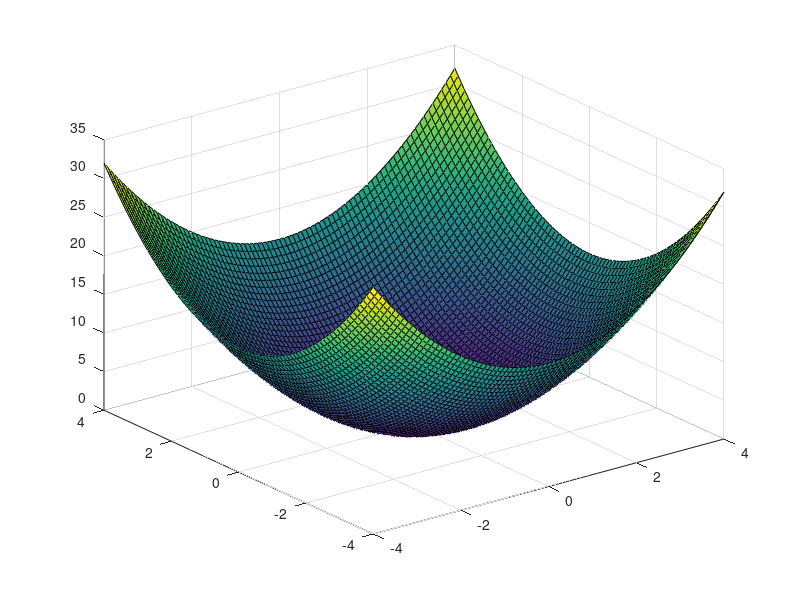

Write MATLAB code to recreate this figure. (Note: this script raises an error after producing the figure.)
clear;clc;close all;
[x,y] = meshgrid(-4:0.1:4);
z = x.^2+y.^2;
figure;
surf(x,y,z)
t = 0:0.05*pi:2*pi;
xt = sin(t);yt=cos(t);
l = ones(size(t));
hold on
for r = 2.^(-0.5:0.5:2)    
    plot3(r*xt',r*yt',r*l',LineWidth=2,Color=[1,1,1])
end
hold off
xlim([-4,4])
ylim([-4,4])
zlim([-5,30])


% [dx,dy] = gradient(z,0.1,0.1);
dx = 2*x;dy = 2*y;
figure
hold on 
contour(x,y,z,(2.^(-1:0.5:3)))
quiver(x,y,dx,dy)
hold off


%%%%%%%%%%%%%%%%%%%%%%%%%%%%%%%%%%%%%%%%%%%%%%%%%
% clear;clc;close all;
% [x,y] = meshgrid(-4:0.1:4);
% z = x.^2+y.^2;
% figure;
% surf(x,y,z)
% t = 0:0.05*pi:2*pi;
% xt = sin(t);yt=cos(t);
% l = ones(size(t));
% hold on
% for r = 2.^(-0.5:0.5:2)    
%     plot3(r*xt',r*yt',r*l',LineWidth=2,Color=[1,1,1])
% end
% hold off
% xlim([-4,4])
% ylim([-4,4])
% zlim([-5,30])
% 
% 
% % [dx,dy] = gradient(z,0.1,0.1);
% dx = 2*x;dy = 2*y;
% figure
% hold on 
% contour(x,y,z,(2.^(-1:0.5:3)))
% quiver(x,y,dx,dy)
% hold off